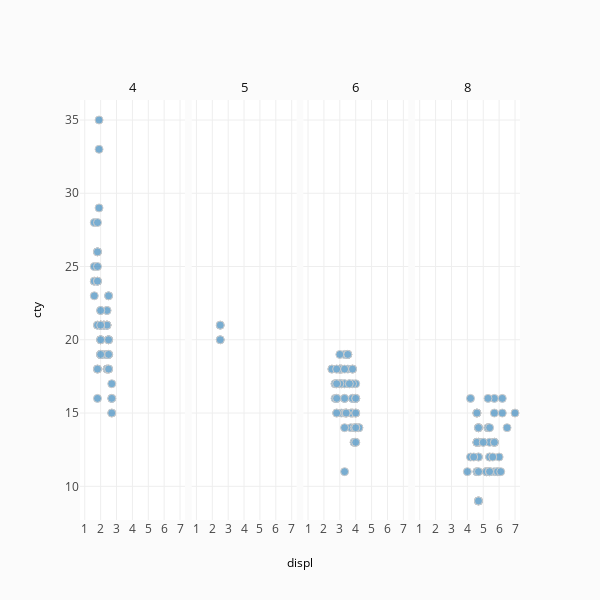

The notebook cell saved with this chart:
### Markdown cell above
# Facet by Column

A facet grid is a generalization of a scatterplot matrix where we can "facet" a row and/or column by another variable. Given some tabular data, stored in a pandas.DataFrame, we can plot one variable against another to form a regular scatter plot, and we can pick a third faceting variable to form panels along the rows and/or columns to segment the data even further, forming a bunch of panels. We can also assign a coloring rule or a heatmap based on a color variable to color the plot.

### Code cell
import plotly.plotly as py
import plotly.figure_factory as ff

import pandas as pd
mpg = pd.read_table('https://raw.githubusercontent.com/plotly/datasets/master/mpg_2017.txt')

fig = ff.create_facet_grid(
    mpg,
    x='displ',
    y='cty',
    facet_col='cyl',
)

pyo.iplot(fig, filename='facet by col')

### Figure 1 — Plotly figure (JSON) as saved in the notebook; plotly's stock layout.template omitted (floating-point values rounded to 4 significant figures)
{"data": [{"marker": {"color": "rgb(31, 119, 180)", "line": {"color": "darkgrey", "width": 1}, "size": 8}, "mode": "markers", "opacity": 0.6, "type": "scatter", "uid": "95d42d14-bd6f-4e0c-9ecc-9035bd4ade22", "x": [1.8, 1.8, 2, 2, 1.8, 1.8, 2, 2, 2.4, 2.4, 2.4, 1.6, 1.6, 1.6, 1.6, 1.6, 1.8, 1.8, 1.8, 2, 2.4, 2.4, 2.4, 2.4, 2, 2, 2, 2, 2.4, 2.4, 2.5, 2.5, 2.5, 2.5, 2.5, 2.5, 2.5, 2.5, 2.2, 2.2, 2.5, 2.5, 2.5, 2.5, 2.5, 2.5, 2.7, 2.7, 2.2, 2.2, 2.4, 2.4, 2.2, 2.2, 2.4, 2.4, 1.8, 1.8, 1.8, 1.8, 1.8, 2.7, 2.7, 2.7, 2, 2, 2, 2, 1.9, 2, 2, 2, 2, 1.9, 1.9, 2, 2, 1.8, 1.8, 2, 2], "xaxis": "x", "y": [18, 21, 20, 21, 18, 16, 20, 19, 19, 22, 18, 28, 24, 25, 23, 24, 26, 25, 24, 21, 18, 18, 21, 21, 19, 19, 20, 20, 21, 19, 23, 23, 18, 18, 20, 19, 20, 18, 21, 19, 19, 19, 20, 20, 19, 20, 15, 16, 21, 21, 21, 21, 21, 21, 21, 22, 24, 24, 26, 28, 26, 15, 16, 17, 21, 19, 21, 22, 33, 21, 19, 22, 21, 35, 29, 21, 19, 21, 18, 19, 21], "yaxis": "y"}, {"marker": {"color": "rgb(31, 119, 180)", "line": {"color": "darkgrey", "width": 1}, "size": 8}, "mode": "markers", "opacity": 0.6, "type": "scatter", "uid": "c93cb5d2-5d9a-4cd1-a5d8-26d05ce07eb8", "x": [2.5, 2.5, 2.5, 2.5], "xaxis": "x2", "y": [21, 21, 20, 20], "yaxis": "y"}, {"marker": {"color": "rgb(31, 119, 180)", "line": {"color": "darkgrey", "width": 1}, "size": 8}, "mode": "markers", "opacity": 0.6, "type": "scatter", "uid": "b7f28dbd-b173-417a-9428-0365b3f84b14", "x": [2.8, 2.8, 3.1, 2.8, 2.8, 3.1, 3.1, 2.8, 3.1, 3.1, 3.5, 3.6, 3, 3.3, 3.3, 3.3, 3.3, 3.3, 3.8, 3.8, 3.8, 4, 3.7, 3.7, 3.9, 3.9, 3.9, 4, 4, 4, 4, 4.2, 4.2, 3.8, 3.8, 4, 4, 2.5, 2.5, 3.3, 2.7, 2.7, 2.7, 3, 3.7, 4, 4, 4, 3.5, 3.5, 3, 3, 3.5, 3.3, 3.3, 4, 3.1, 3.8, 3.8, 3.8, 3.4, 3.4, 4, 3, 3, 3.5, 3, 3, 3.3, 3.4, 3.4, 4, 4, 2.8, 2.8, 2.8, 2.8, 2.8, 3.6], "xaxis": "x3", "y": [16, 18, 18, 15, 17, 17, 15, 15, 17, 18, 18, 17, 17, 16, 16, 17, 17, 11, 15, 15, 16, 16, 15, 14, 13, 14, 13, 14, 15, 14, 13, 14, 14, 18, 18, 17, 16, 18, 18, 19, 17, 16, 17, 17, 15, 15, 14, 13, 19, 19, 18, 19, 19, 14, 15, 14, 18, 16, 17, 18, 15, 15, 16, 18, 18, 19, 18, 18, 18, 15, 15, 15, 16, 17, 16, 17, 16, 18, 17], "yaxis": "y"}, {"marker": {"color": "rgb(31, 119, 180)", "line": {"color": "darkgrey", "width": 1}, "size": 8}, "mode": "markers", "opacity": 0.6, "type": "scatter", "uid": "b1d1a87a-a5bb-49af-ae94-adb61a217d4b", "x": [4.2, 5.3, 5.3, 5.3, 5.7, 6, 5.7, 5.7, 6.2, 6.2, 7, 5.3, 5.3, 5.7, 6.5, 4.7, 4.7, 4.7, 5.2, 5.2, 4.7, 4.7, 4.7, 5.2, 5.7, 5.9, 4.7, 4.7, 4.7, 4.7, 4.7, 4.7, 5.2, 5.2, 5.7, 5.9, 4.6, 5.4, 5.4, 4.6, 5, 4.6, 4.6, 4.6, 5.4, 5.4, 4.6, 4.6, 4.6, 4.6, 5.4, 4.7, 4.7, 4.7, 5.7, 6.1, 4, 4.2, 4.4, 4.6, 5.4, 5.4, 5.4, 4.6, 5, 5.6, 5.3, 4.7, 4.7, 5.7], "xaxis": "x4", "y": [16, 14, 11, 14, 13, 12, 16, 15, 16, 15, 15, 14, 11, 11, 14, 14, 14, 9, 11, 11, 13, 9, 13, 11, 13, 11, 12, 9, 13, 13, 12, 9, 11, 11, 13, 11, 11, 11, 12, 13, 13, 13, 13, 13, 11, 13, 15, 15, 15, 15, 14, 14, 9, 14, 13, 11, 11, 12, 12, 11, 11, 11, 12, 13, 13, 12, 16, 14, 11, 13], "yaxis": "y"}], "layout": {"annotations": [{"font": {"color": "#0f0f0f", "size": 13}, "showarrow": false, "text": "4", "textangle": 0, "x": 0.1194, "xanchor": "center", "xref": "paper", "y": 1.03, "yanchor": "middle", "yref": "paper"}, {"font": {"color": "#0f0f0f", "size": 13}, "showarrow": false, "text": "5", "textangle": 0, "x": 0.3731, "xanchor": "center", "xref": "paper", "y": 1.03, "yanchor": "middle", "yref": "paper"}, {"font": {"color": "#0f0f0f", "size": 13}, "showarrow": false, "text": "6", "textangle": 0, "x": 0.6269, "xanchor": "center", "xref": "paper", "y": 1.03, "yanchor": "middle", "yref": "paper"}, {"font": {"color": "#0f0f0f", "size": 13}, "showarrow": false, "text": "8", "textangle": 0, "x": 0.8806, "xanchor": "center", "xref": "paper", "y": 1.03, "yanchor": "middle", "yref": "paper"}, {"font": {"color": "#000000", "size": 12}, "showarrow": false, "text": "displ", "textangle": 0, "x": 0.5, "xanchor": "center", "xref": "paper", "y": -0.1, "yanchor": "middle", "yref": "paper"}, {"font": {"color": "#000000", "size": 12}, "showarrow": false, "text": "cty", "textangle": -90, "x": -0.1, "xanchor": "center", "xref": "paper", "y": 0.5, "yanchor": "middle", "yref": "paper"}], "height": 600, "legend": {"bgcolor": "#efefef", "borderwidth": 1, "x": 1.05, "y": 1, "yanchor": "top"}, "paper_bgcolor": "rgb(251, 251, 251)", "showlegend": false, "title": {"text": ""}, "width": 600, "xaxis": {"anchor": "y", "domain": [0, 0.2387], "dtick": 1, "range": [0.7, 7.315], "ticklen": 0, "zeroline": false}, "xaxis2": {"anchor": "free", "domain": [0.2537, 0.4925], "dtick": 1, "position": 0, "range": [0.7, 7.315], "ticklen": 0, "zeroline": false}, "xaxis3": {"anchor": "free", "domain": [0.5075, 0.7462], "dtick": 1, "position": 0, "range": [0.7, 7.315], "ticklen": 0, "zeroline": false}, "xaxis4": {"anchor": "free", "domain": [0.7612, 1], "dtick": 1, "position": 0, "range": [0.7, 7.315], "ticklen": 0, "zeroline": false}, "yaxis": {"anchor": "x", "domain": [0, 1], "dtick": 5, "range": [7.7, 36.37], "ticklen": 0, "zeroline": false}}}
